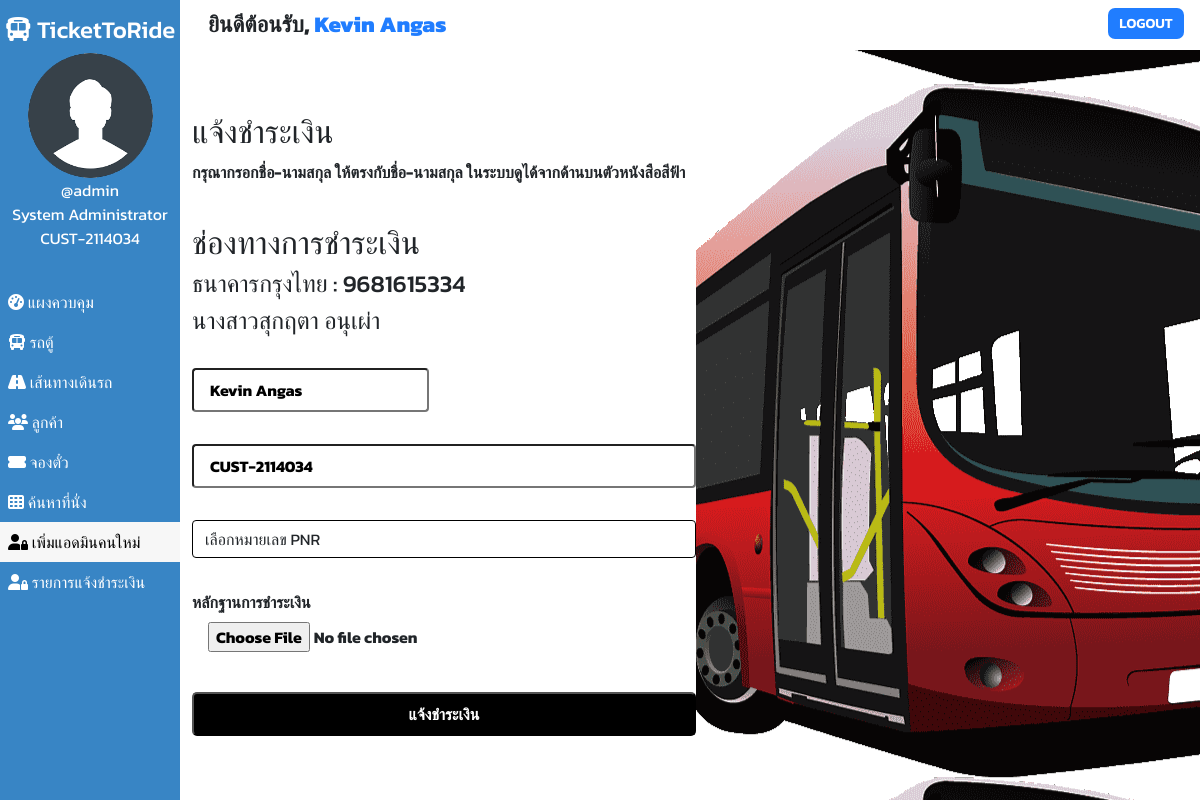
The page /admin/payment.php (signed in) on the database its author committed.
### tables this page shows
CREATE TABLE `users` (
  `user_id` int(11) NOT NULL,
  `user_fullname` varchar(100) DEFAULT NULL,
  `user_name` varchar(30) DEFAULT NULL,
  `user_password` varchar(255) DEFAULT NULL,
  `user_created` datetime NOT NULL DEFAULT current_timestamp(),
  `customer_id` varchar(255) DEFAULT NULL,
  `role` varchar(50) DEFAULT NULL
);

CREATE TABLE `customers` (
  `id` int(100) NOT NULL,
  `customer_id` varchar(255) DEFAULT NULL,
  `customer_name` varchar(30) NOT NULL,
  `customer_phone` varchar(10) NOT NULL,
  `customer_created` datetime NOT NULL DEFAULT current_timestamp()
);

### admin/payment.php (the view, shortened to what this page needs)
<!DOCTYPE html>
<html lang="en">
    <head>
        <link href="https://cdn.jsdelivr.net/npm/bootstrap@5.0.1/dist/css/bootstrap.min.css" rel="stylesheet">
        <?php
        $page="signup";
    ?>
    </head>
<body>
    <?php require '../assets/partials/_admin-header.php';?>
            <section id="add-admin">
                <div>
                    <div id="paymentForm">
                        <h2>แจ้งชำระเงิน</h2>
                        <p for=""><b>กรุณากรอกชื่อ-นามสกุล ให้ตรงกับชื่อ-นามสกุล ในระบบดูได้จากด้านบนตัวหนังสือสีฟ้า</b></p>
                        <br>
                        <h2>ช่องทางการชำระเงิน</h2>
                        <h4>ธนาคารกรุงไทย : 9681615334</h4>
                        <h4>นางสาวสุกฤตา อนุเผ่า</h4>
                        <form action="../assets/partials/_handlePayment.php" method="POST" enctype="multipart/form-data">
                            <div>
                                <input readonly type="text" name="firstName" placeholder="ชื่อ*" value="<?php echo $user_fullname; ?>">
                            </div>
                            <div>
                                <input readonly type="text" name="cid" placeholder="รหัสลูกค้า" value="<?php echo $customer_id; ?>" required>
                            </div>
                            <div>
                                <select name="pnr" id="pnr" class="form-control" style="border-color: black;">
                                <option selected="">เลือกหมายเลข PNR</option>
                            </select>
                            </div>
                            <div>
                                <label for=""><b>หลักฐานการชำระเงิน</b></label>
                        <input type="file" name="file" id="file">
                            </div>
                            <button id="signup-btn" type="submit" name="submit" style='font-family:Kanit;'>แจ้งชำระเงิน</button>
                        </form>
                    </div>
                </div>
                <div>
                </div>
            </section>
        </div>
</body>
</html>

### assets/partials/_admin-header.php (shortened to what this page needs)
<?php
    $conn = db_connect();
    $user_id = $_SESSION['user_id'];
    $sql = "SELECT * FROM users WHERE user_id = $user_id";
    $result = mysqli_query($conn, $sql);
    if($row = mysqli_fetch_assoc($result))
    {
        $user_fullname = $row["user_fullname"];
        $user_name = $row["user_name"];
        $role = $row["role"];
    }
?>
    <main id="container">
        <div id="sidebar">
            <h4><i class="fas fa-bus"></i> TicketToRide</h4>
            <div>
                <img class="adminDp" src="../assets/img/userav-min.png" height="125px" alt="Admin Profile Pic">
                <p>
                    <?php  echo '@'.$user_name;  ?>
                </p>
                <?php if($role == "admin"){
                    echo "<p>System Administrator</p>";
                }
                    else{
                        echo "<p>Member</p>";
                    }
                 ?>
                <p><?php
                $sql = "SELECT * FROM customers";
                $result = mysqli_query($conn, $sql);
                $data = mysqli_fetch_all($result, MYSQLI_ASSOC);
                foreach($data AS $row) {
                   if($row['customer_name'] == $user_fullname){
                       $customer_id = $row['customer_id'];
                       echo $customer_id;
                   }
                }
                ?></p>
            </div>
            <ul id="options">
                <li class="option <?php if($page=='dashboard'){ echo 'active';}?>">
                    <a href="./dashboard.php">
                    <i class="fas fa-tachometer-alt"></i> แผงควบคุม
                    </a>
                </li>
                <li class="option <?php if($page=='bus'){ echo 'active';}?>">
                    <a href="./bus.php">
                    <i class="fas fa-bus"></i> รถตู้
                    </a>
                </li>
                <li class="option <?php if($page=='route'){ echo 'active';}?>">
                    <a href="./route.php">
                    <i class="fas fa-road"></i> เส้นทางเดินรถ
                    </a>
                </li>
                <?php if($role == "admin"){ ?>
                <li class="option <?php if($page=='customer'){ echo 'active';}?>">
                    <a href="./customer.php">
                    <i class="fas fa-users"></i> ลูกค้า
                    </a>
                </li>
                <?php  } ?>
                <li class="option <?php if ((basename($_SERVER['PHP_SELF']) == 'booking.php')) { echo 'active';}?>">
                    <a href="./booking.php">
                    <i class="fas fa-ticket-alt"></i> จองตั๋ว
                    </a>
                </li>
                <li class="option <?php if($page=='seat'){ echo 'active';}?>">
                    <a href="./seat.php">
                    <i class="fas fa-th"></i> ค้นหาที่นั่ง
                    </a>
                </li>
                <?php if($role == "admin"){ ?>
                <li class="option <?php if($page=='signup'){ echo 'active';}?>">
                    <a href="./signup.php">
                    <i class="fas fa-user-lock"></i> เพิ่มแอดมินคนใหม่
                    </a>
                </li>
                <?php  } ?>
                <?php if($role == "admin"){ ?>
                <li class="option <?php if ((basename($_SERVER['PHP_SELF']) == 'invoice.php')) { echo 'active';}?>">
                    <a href="./invoice.php">
                    <i class="fas fa-user-lock"></i> รายการแจ้งชำระเงิน
                    </a>
                </li>
                <?php  } ?>
            </ul>
        </div>
        <div id="main-content">
            <section id="welcome">
                <ul>
                    <li class="welcome-item">ยินดีต้อนรับ,
                        <span id="USER">
                            <?php
                                echo $user_fullname;
                            ?>
                        </span>
                    </li>
                    <li class="welcome-item">
                        <button id="logout" class="btn-sm">
                            <a href="../assets/partials/_logout.php">LOGOUT</a>
                        </button>
                    </li>
                </ul>
            </section>

### assets/styles/admin.php (style rules this page uses)
body { margin: 0; box-sizing: border-box; font-family: 'Kanit', sans-serif; background-color: white; }
html { scroll-behavior: smooth; }
*, *::after, *::before { box-sizing: inherit; }
#USER { color: #207DFF; }
.adminDp { border-radius: 50%; }
#welcome { background-color: white; }
#welcome ul { display: flex; justify-content: space-between; list-style-type: none; padding: 0; margin: 0; }
#welcome li { margin: 0 1rem; padding: 0.5rem 0; }
#welcome li:first-child { font-weight: 800; font-size: 1.4rem; }
#logout { padding: 0.3rem 0.7rem; background-color: #207DFF; font-weight: 600; outline: none; border: none; border-radius: 7px; }
#logout a { color: white; text-decoration: none; }
@media only screen and (min-width:1000px) { #sidebar { text-align: center; background-color: #3885c5; color: white; width: 15%; position: fixed; top: 0%; padding-top: 1rem; z-index: 2; height: 100vh; } }
@media only screen and (min-width:1000px) { #sidebar p { margin: 0; } }
@media only screen and (min-width:1000px) { #sidebar ul { margin-top: 2rem; } }
@media only screen and (min-width:1000px) { #options { list-style-type: none; text-align: left; padding-left: 0; } }
@media only screen and (min-width:1000px) { .option a { display: block; padding: 0.5rem; text-decoration: none; color: inherit; } }
@media only screen and (min-width:1000px) { .active { background-color:#f7f7f7; color:black; } }
@media only screen and (min-width:1000px) { #main-content { margin-left: 16%; } }

### assets/styles/signup.php (style rules this page uses)
* { font-family: Kanit; }
form { text-align: left; width: 80%; margin: 0 auto; }
form > div { margin: 2rem 0; }
form input { width: 100%; padding:0.5rem 1rem; border-radius: 4px; font-weight: bold; }
form > div:first-child { display: flex; justify-content: space-between; }
form > div:first-child input { flex-basis: 47%; }
#signup-btn { border-radius: 5px; font-family: Montserrat; font-weight: bold; background-color: black; color: white; display: block; width: 100%; margin: 0 auto; padding: 0.5rem 0; }
@media only screen and (min-width: 1000px) { #add-admin { display: flex; } }
@media only screen and (min-width: 1000px) { #add-admin > div { flex-basis: 50%; height: calc(100vh - 50px); } }
@media only screen and (min-width: 1000px) { #add-admin > div:first-child { display: flex; align-items: center; } }
@media only screen and (min-width: 1000px) { #add-admin > div:last-child { background-image: url("../assets/img/tranbus.png"); background-position: 50% 60%; } }
@media only screen and (min-width: 1000px) { form { width: 100%; } }

### rows shown on the page
users: user_name "admin", user_fullname "Kevin Angas", firstName "Kevin Angas"
customers: customer "CUST-2114034", cid "CUST-2114034"
